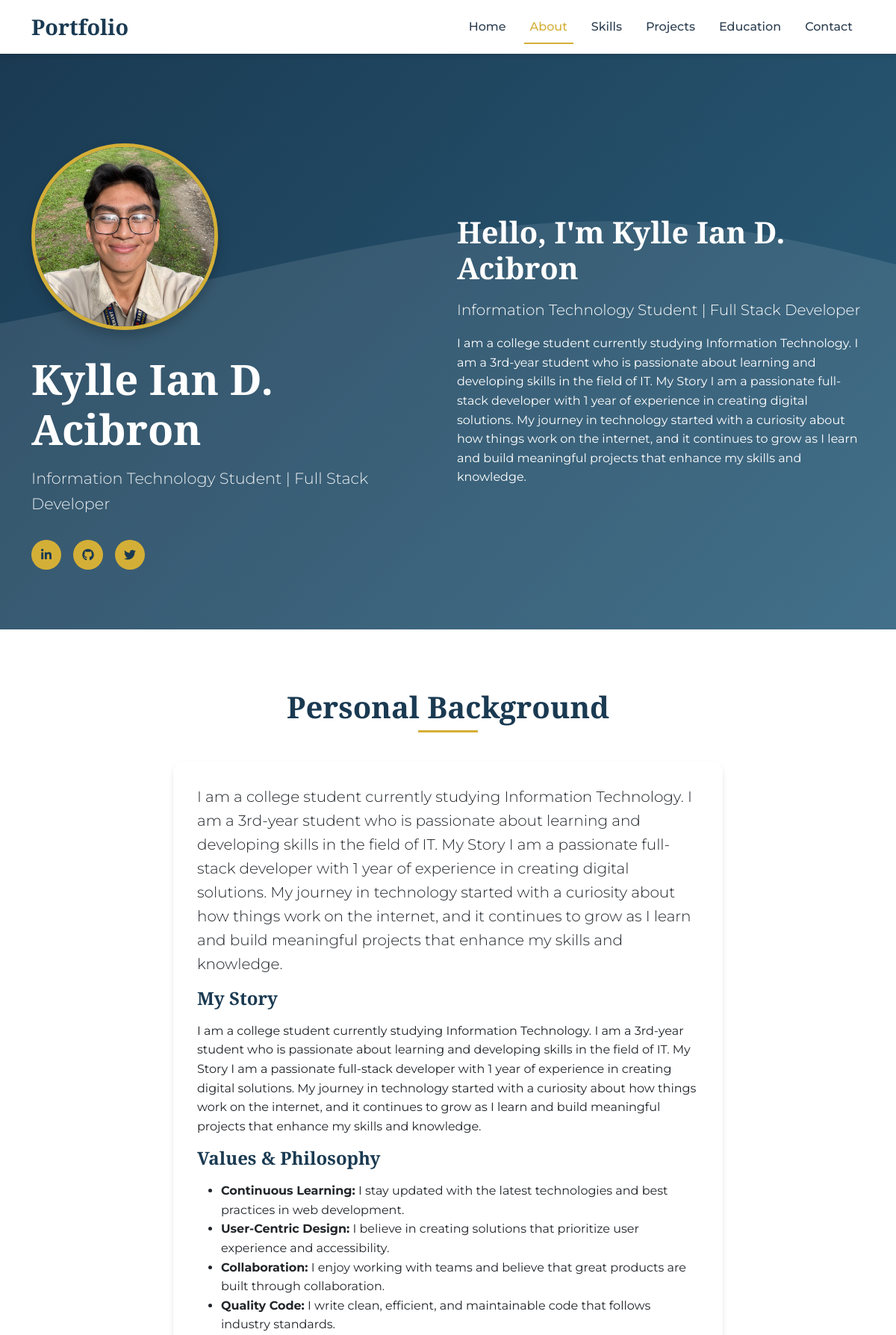
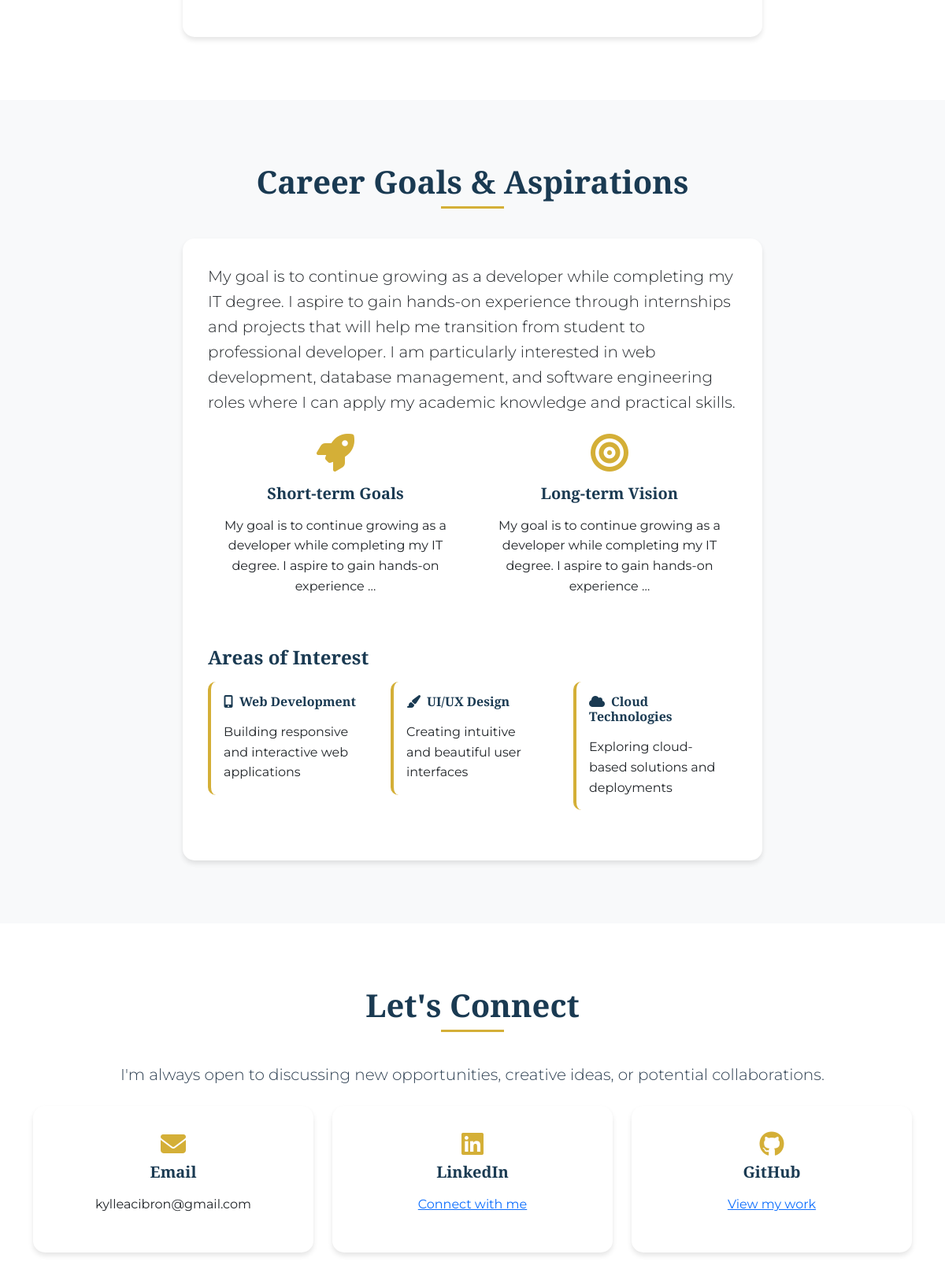
The page /about/ (upper part) on the database its author committed (2 pictures, top to bottom).
### core/models.py (models this page shows, shortened)
class About(models.Model):
    name = models.CharField(max_length=100)
    tagline = models.TextField()
    profile_photo = models.ImageField(upload_to='profile/', blank=True, null=True)
    personal_background = models.TextField()
    career_goals = models.TextField()
    email = models.EmailField(blank=True, null=True)
    linkedin = models.URLField(blank=True, null=True)
    github = models.URLField(blank=True, null=True)
    twitter = models.URLField(blank=True, null=True)
    class Meta:
        verbose_name_plural = "About"

### core/views.py (the view)
# urls.py: path('about/', views.about, name='about'),
def about(request):
    about = About.objects.first()
    context = {
        'about': about,
    }
    return render(request, 'core/about.html', context)

### templates/core/about.html (shortened to what this page needs)
{% extends 'base.html' %}
{% load static %}
{% block content %}
<section class="hero">
    <div class="container">
        <div class="row align-items-center">
            <div class="col-lg-6 text-center text-lg-start">
                <div class="hero-content">
                    {% if about.profile_photo %}
                        <img src="{{ about.profile_photo.url }}" alt="{{ about.name }}" class="profile-img mx-auto mx-lg-0">
                    {% else %}
                        <img src="{% static 'images/default-profile.svg' %}" alt="Profile" class="profile-img mx-auto mx-lg-0">
                    {% endif %}
                    <h1>{{ about.name|default:"Your Name" }}</h1>
                    <p class="tagline">{{ about.tagline|default:"Full Stack Developer | Creative Problem Solver" }}</p>
                    {% if about.linkedin or about.github or about.twitter %}
                        <div class="social-links justify-content-center justify-content-lg-start">
                            {% if about.linkedin %}
                                <a href="{{ about.linkedin }}" target="_blank" class="social-link" data-bs-toggle="tooltip" title="LinkedIn">
                                    <i class="fab fa-linkedin-in"></i>
                                </a>
                            {% endif %}
                            {% if about.github %}
                                <a href="{{ about.github }}" target="_blank" class="social-link" data-bs-toggle="tooltip" title="GitHub">
                                    <i class="fab fa-github"></i>
                                </a>
                            {% endif %}
                            {% if about.twitter %}
                                <a href="{{ about.twitter }}" target="_blank" class="social-link" data-bs-toggle="tooltip" title="Twitter">
                                    <i class="fab fa-twitter"></i>
                                </a>
                            {% endif %}
                        </div>
                    {% endif %}
                </div>
            </div>
            <div class="col-lg-6">
                <div class="hero-content">
                    <h2 class="text-white">Hello, I'm {{ about.name|default:"Your Name" }}</h2>
                    <p class="lead text-white">{{ about.tagline|default:"Full Stack Developer | Creative Problem Solver" }}</p>
                    <p class="text-white">{{ about.personal_background|default:"Welcome to my portfolio! I'm a passionate developer with expertise in creating innovative digital solutions. I love turning complex problems into simple, beautiful, and intuitive solutions." }}</p>
                </div>
            </div>
        </div>
    </div>
</section>
<section class="section">
    <div class="container">
        <h2 class="section-title">Personal Background</h2>
        <div class="row">
            <div class="col-lg-8 mx-auto">
                <div class="card">
                    <div class="card-body">
                        <p class="lead">{{ about.personal_background|default:"I am a dedicated and passionate developer with a strong foundation in web development and a keen eye for design. My journey in technology began with a curiosity about how things work on the internet, and it has evolved into a career focused on creating meaningful digital experiences." }}</p>
                        <h4>My Story</h4>
                        <p>{{ about.personal_background|default:"Throughout my career, I've had the opportunity to work on diverse projects that have challenged me to grow both technically and creatively. I believe in writing clean, maintainable code and creating user interfaces that are both functional and aesthetically pleasing. My approach to problem-solving involves understanding the user's needs and finding innovative solutions that exceed expectations." }}</p>
                        <h4>Values & Philosophy</h4>
                        <ul>
                            <li><strong>Continuous Learning:</strong> I stay updated with the latest technologies and best practices in web development.</li>
                            <li><strong>User-Centric Design:</strong> I believe in creating solutions that prioritize user experience and accessibility.</li>
                            <li><strong>Collaboration:</strong> I enjoy working with teams and believe that great products are built through collaboration.</li>
                            <li><strong>Quality Code:</strong> I write clean, efficient, and maintainable code that follows industry standards.</li>
                        </ul>
                    </div>
                </div>
            </div>
        </div>
    </div>
</section>
<section class="section section-alt">
    <div class="container">
        <h2 class="section-title">Career Goals & Aspirations</h2>
        <div class="row">
            <div class="col-lg-8 mx-auto">
                <div class="card">
                    <div class="card-body">
                        <p class="lead">{{ about.career_goals|default:"I am passionate about leveraging technology to solve real-world problems and create impactful digital solutions. My career goals are focused on continuous growth and innovation in the field of web development." }}</p>
                        <div class="row mt-4">
                            <div class="col-md-6 mb-4">
                                <div class="text-center">
                                    <i class="fas fa-rocket fa-3x mb-3" style="color: var(--secondary-color);"></i>
                                    <h5>Short-term Goals</h5>
                                    <p>{{ about.career_goals|default:"Expand my expertise in modern web frameworks, contribute to open-source projects, and work on challenging projects that push my technical boundaries."|truncatewords:20 }}</p>
                                </div>
                            </div>
                            <div class="col-md-6 mb-4">
                                <div class="text-center">
                                    <i class="fas fa-bullseye fa-3x mb-3" style="color: var(--secondary-color);"></i>
                                    <h5>Long-term Vision</h5>
                                    <p>{{ about.career_goals|default:"Lead development teams, mentor junior developers, and create innovative solutions that make a positive impact on people's lives."|truncatewords:20 }}</p>
                                </div>
                            </div>
                        </div>
                        <h4 class="mt-4">Areas of Interest</h4>
                        <div class="row">
                            <div class="col-md-4 mb-3">
                                <div class="skill-item">
                                    <h6><i class="fas fa-mobile-alt me-2"></i>Web Development</h6>
                                    <p class="mb-0">Building responsive and interactive web applications</p>
                                </div>
                            </div>
                            <div class="col-md-4 mb-3">
                                <div class="skill-item">
                                    <h6><i class="fas fa-paint-brush me-2"></i>UI/UX Design</h6>
                                    <p class="mb-0">Creating intuitive and beautiful user interfaces</p>
                                </div>
                            </div>
                            <div class="col-md-4 mb-3">
                                <div class="skill-item">
                                    <h6><i class="fas fa-cloud me-2"></i>Cloud Technologies</h6>
                                    <p class="mb-0">Exploring cloud-based solutions and deployments</p>
                                </div>
                            </div>
                        </div>
                    </div>
                </div>
            </div>
        </div>
    </div>
</section>
<section class="section">
    <div class="container text-center">
        <h2 class="section-title">Let's Connect</h2>
        <p class="lead mb-4">I'm always open to discussing new opportunities, creative ideas, or potential collaborations.</p>
        <div class="row">
            <div class="col-md-4 mb-3">
                <div class="card">
                    <div class="card-body">
                        <i class="fas fa-envelope fa-2x mb-2" style="color: var(--secondary-color);"></i>
                        <h5>Email</h5>
                        <p>{{ about.email|default:"your.email@example.com" }}</p>
                    </div>
                </div>
            </div>
            <div class="col-md-4 mb-3">
                <div class="card">
                    <div class="card-body">
                        <i class="fab fa-linkedin fa-2x mb-2" style="color: var(--secondary-color);"></i>
                        <h5>LinkedIn</h5>
                        <p><a href="{{ about.linkedin|default:'#' }}" target="_blank">Connect with me</a></p>
                    </div>
                </div>
            </div>
            <div class="col-md-4 mb-3">
                <div class="card">
                    <div class="card-body">
                        <i class="fab fa-github fa-2x mb-2" style="color: var(--secondary-color);"></i>
                        <h5>GitHub</h5>
                        <p><a href="{{ about.github|default:'#' }}" target="_blank">View my work</a></p>
                    </div>
                </div>
            </div>
        </div>
    </div>
</section>
{% endblock %}

### static/css/style.css (style rules this page uses)
:root { --primary-color: #1a3a52; --secondary-color: #d4af37; --accent-color: #2c5f7c; --text-dark: #2c3e50; --text-light: #7f8c8d; --bg-light: #f8f9fa; --bg-white: #ffffff; --shadow: 0 4px 6px rgba(0, 0, 0, 0.1); --shadow-hover: 0 8px 15px rgba(0, 0, 0, 0.2); }
* { margin: 0; padding: 0; box-sizing: border-box; }
body { font-family: 'Montserrat', sans-serif; line-height: 1.6; color: var(--text-dark); background-color: var(--bg-white); }
h1, h2, h3, h4, h5, h6 { font-family: 'Playfair Display', serif; font-weight: 700; color: var(--primary-color); margin-bottom: 1rem; }
h1 { font-size: 3rem; font-weight: 900; }
h2 { font-size: 2.5rem; }
.hero { background: linear-gradient(135deg, var(--primary-color) 0%, var(--accent-color) 100%); color: white; padding: 120px 0 80px; position: relative; overflow: hidden; }
.hero::before { content: ''; position: absolute; top: 0; left: 0; right: 0; bottom: 0; background-size: cover; }
.hero-content { position: relative; z-index: 1; }
.profile-img { width: 250px; height: 250px; border-radius: 50%; border: 5px solid var(--secondary-color); box-shadow: var(--shadow-hover); object-fit: cover; margin-bottom: 2rem; }
.hero h1 { color: white; font-size: 3.5rem; margin-bottom: 1rem; }
.hero .tagline { font-size: 1.3rem; font-weight: 300; color: rgba(255, 255, 255, 0.9); margin-bottom: 2rem; }
.section { padding: 80px 0; }
.section-title { text-align: center; margin-bottom: 3rem; position: relative; }
.section-title::after { content: ''; position: absolute; bottom: -10px; left: 50%; transform: translateX(-50%); width: 80px; height: 3px; background-color: var(--secondary-color); }
.section-alt { background-color: var(--bg-light); }
.card { border: none; border-radius: 15px; box-shadow: var(--shadow); transition: all 0.3s ease; height: 100%; overflow: hidden; }
.card-body { padding: 2rem; }
.skill-item { background-color: var(--bg-white); border-radius: 10px; padding: 1rem; margin-bottom: 1rem; border-left: 4px solid var(--secondary-color); transition: all 0.3s ease; }
.social-links { display: flex; gap: 1rem; margin-top: 2rem; }
.social-link { background-color: var(--secondary-color); color: var(--primary-color); width: 40px; height: 40px; border-radius: 50%; display: flex; align-items: center; justify-content: center; text-decoration: none; transition: all 0.3s ease; }

### rows shown on the page
About: profile_photo (placeholder picture), tagline|Creative "Information Technology Student | Full Stack Developer", name "Kylle Ian D. Acibron", personal_background "I am a college student currently studying Information Technology. I am a 3rd-year student who is passionate about learning and developing skills in the field of IT. My Story I am a passionate full-stack developer with 1 year of experience in creating digital solutions. My journey in technology started with a curiosity about how things work on the internet, and it continues to grow as I learn and build meaningful projects that enhance my skills and knowledge.", career_goals "My goal is to continue growing as a developer while completing my IT degree. I aspire to gain hands-on experience through internships and projects that will help me transition from student to professional developer. I am particularly interested in web development, database management, and software engineering roles where I can apply my academic knowledge and practical skills.", career_goals "My goal is to continue growing as a developer while completing my IT degree. I aspire to gain hands-on experience …", email "kylleacibron@gmail.com"
